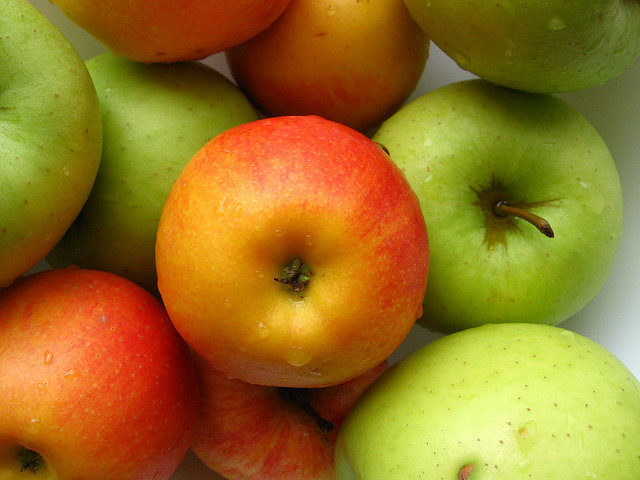
%> input picture ColorDeficiency_matlab/apples.jpg, 640 x 480 px
$ octave bvd_dichromacySimulation.m   (GNU Octave 9; MATLAB toolbox functions it lacks are replaced by stand-ins)
%> lines starting %> are read from the running program, lines starting %| are printed output that depends on the picture
clear all;
close all;
%%% author: Saba Imran

%% constants used for LMS - RGB conversions and read image

RGBtoLMS = [[17.8824,43.5161,4.1193]
            [3.4557,27.1554,3.8671]
            [0.02996,0.18431,1.4670]];

LMStoRGB = inv(RGBtoLMS);
% LMS constants from Intellignet Modification for daltonization process of
% digitized paintings

img_name = 'apples';

rgb_img = im2double(imread(strcat(img_name, '.jpg')));
% disp(rgb_img);

%% need to do LT on each RGB pixel to get Q stimulus

Q = zeros(size(rgb_img));
% long wavelength
Q(:,:,1) = rgb_img(:,:,1)*RGBtoLMS(1,1)+rgb_img(:,:,2)*RGBtoLMS(1,2)+rgb_img(:,:,3)*RGBtoLMS(1,3);
% medium
Q(:,:,2) = rgb_img(:,:,1)*RGBtoLMS(2,1)+rgb_img(:,:,2)*RGBtoLMS(2,2)+rgb_img(:,:,3)*RGBtoLMS(2,3);
% short
Q(:,:,3) = rgb_img(:,:,1)*RGBtoLMS(3,1)+rgb_img(:,:,2)*RGBtoLMS(3,2)+rgb_img(:,:,3)*RGBtoLMS(3,3);

%% for protanopes (missing L) from Intellignet Modification for daltonization process of digitized paintings
PROT = [[0,2.02344,-2.5281]
        [0,1,0]
        [0,0,1]];
QP = zeros(size(rgb_img));

%find new stimulus for protanope
%long
QP(:,:,1) = Q(:,:,1)*PROT(1,1)+Q(:,:,2)*PROT(1,2)+Q(:,:,3)*PROT(1,3);
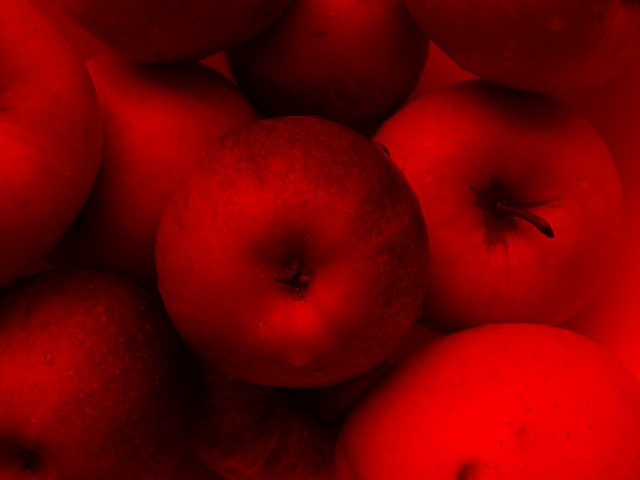
%> QP: size 480x640x3 double; mean R, G, B 29.2, 0, 0; drawn with min black and max white
% medium
QP(:,:,2) = Q(:,:,1)*PROT(2,1)+Q(:,:,2)*PROT(2,2)+Q(:,:,3)*PROT(2,3);
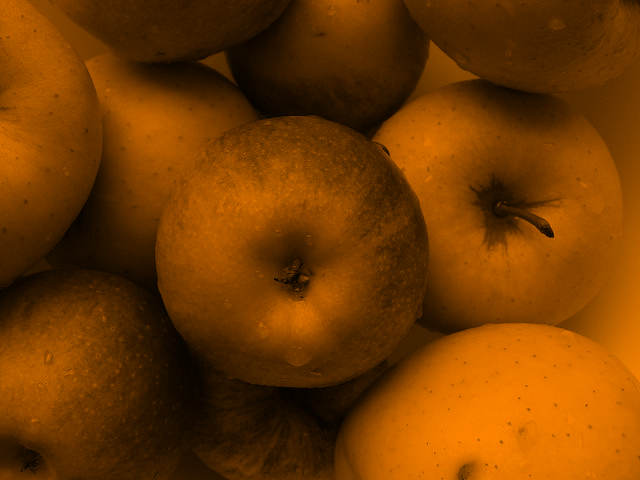
%> QP: size 480x640x3 double; mean R, G, B 29.2, 14.8, 0; drawn with min black and max white
% short
QP(:,:,3) = Q(:,:,1)*PROT(3,1)+Q(:,:,2)*PROT(3,2)+Q(:,:,3)*PROT(3,3);

%find corresponding RGB value
RGBP = zeros(size(rgb_img));
%long
RGBP(:,:,1) = QP(:,:,1)*LMStoRGB(1,1)+QP(:,:,2)*LMStoRGB(1,2)+QP(:,:,3)*LMStoRGB(1,3);
% medium
RGBP(:,:,2) = QP(:,:,1)*LMStoRGB(2,1)+QP(:,:,2)*LMStoRGB(2,2)+QP(:,:,3)*LMStoRGB(2,3);
% short
RGBP(:,:,3) = QP(:,:,1)*LMStoRGB(3,1)+QP(:,:,2)*LMStoRGB(3,2)+QP(:,:,3)*LMStoRGB(3,3);


%% check protanope
figure
subplot 211
imshow(rgb_img)
subplot 212
imshow(RGBP)
imwrite(im2uint8(RGBP), strcat(img_name, '_protanope.jpg'))

%% for deuteranopes (missing M) from Review of Color Blindness Removal Methods using Image Processing
DEUT = [[1,0,0]
        [0.494207,0,1.24827]
        [0,0,1]];
QD = zeros(size(rgb_img));

%find new stimulus for deut
%long
QD(:,:,1) = Q(:,:,1)*DEUT(1,1)+Q(:,:,2)*DEUT(1,2)+Q(:,:,3)*DEUT(1,3);
% medium
QD(:,:,2) = Q(:,:,1)*DEUT(2,1)+Q(:,:,2)*DEUT(2,2)+Q(:,:,3)*DEUT(2,3);
% short
QD(:,:,3) = Q(:,:,1)*DEUT(3,1)+Q(:,:,2)*DEUT(3,2)+Q(:,:,3)*DEUT(3,3);

%find corresponding RGB value
RGBD = zeros(size(rgb_img));
%long
RGBD(:,:,1) = QD(:,:,1)*LMStoRGB(1,1)+QD(:,:,2)*LMStoRGB(1,2)+QD(:,:,3)*LMStoRGB(1,3);
% medium
RGBD(:,:,2) = QD(:,:,1)*LMStoRGB(2,1)+QD(:,:,2)*LMStoRGB(2,2)+QD(:,:,3)*LMStoRGB(2,3);
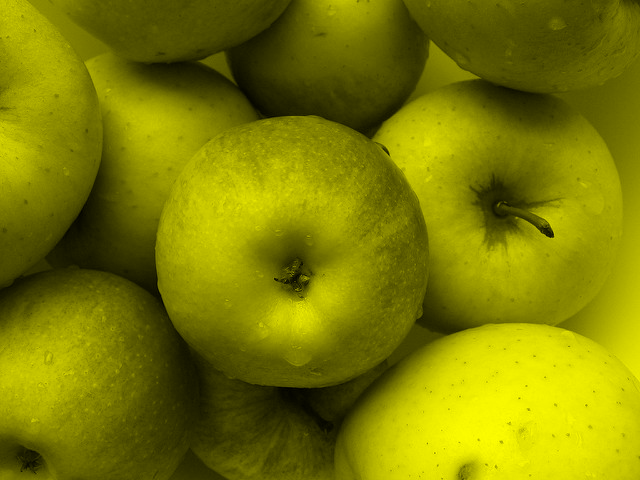
%> RGBD: size 480x640x3 double; mean R, G, B 0.492, 0.492, 0
% short
RGBD(:,:,3) = QD(:,:,1)*LMStoRGB(3,1)+QD(:,:,2)*LMStoRGB(3,2)+QD(:,:,3)*LMStoRGB(3,3);
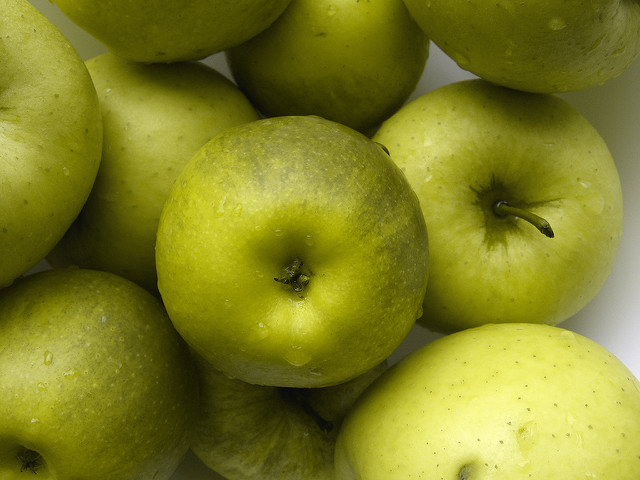
%> RGBD: size 480x640x3 double; mean R, G, B 0.492, 0.492, 0.131; drawn with min black and max white


%% check deuteranope
figure
subplot 211
imshow(rgb_img)
subplot 212
imshow(RGBD)
imwrite(im2uint8(RGBD), strcat(img_name, '_deuteranope.jpg'))


%% for tritanopes (missing S) from Review of Color Blindness Removal Methods using Image Processing
TRIT = [[1,0,0]
        [0,1,0]
        [-0.012245,0.072035,0]];
QT = zeros(size(rgb_img));

%find new stimulus for deut
%long
QT(:,:,1) = Q(:,:,1)*TRIT(1,1)+Q(:,:,2)*TRIT(1,2)+Q(:,:,3)*TRIT(1,3);
% medium
QT(:,:,2) = Q(:,:,1)*TRIT(2,1)+Q(:,:,2)*TRIT(2,2)+Q(:,:,3)*DEUT(2,3);
% short
QT(:,:,3) = Q(:,:,1)*TRIT(3,1)+Q(:,:,2)*TRIT(3,2)+Q(:,:,3)*TRIT(3,3);

%find corresponding RGB value
RGBT = zeros(size(rgb_img));
%long
RGBT(:,:,1) = QT(:,:,1)*LMStoRGB(1,1)+QT(:,:,2)*LMStoRGB(1,2)+QT(:,:,3)*LMStoRGB(1,3);
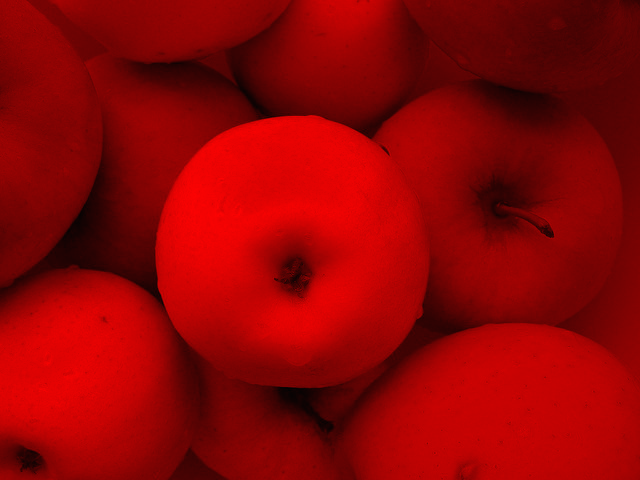
%> RGBT: size 480x640x3 double; mean R, G, B 0.592, 0, 0; drawn with min black and max white
% medium
RGBT(:,:,2) = QT(:,:,1)*LMStoRGB(2,1)+QT(:,:,2)*LMStoRGB(2,2)+QT(:,:,3)*LMStoRGB(2,3);
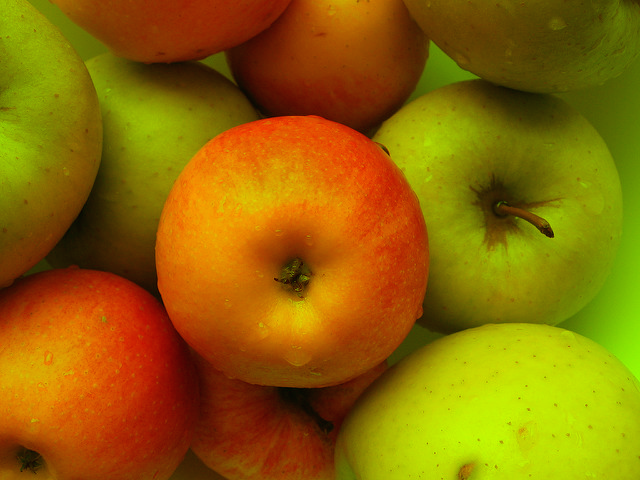
%> RGBT: size 480x640x3 double; mean R, G, B 0.592, 0.425, 0; drawn with min black and max white
% short
RGBT(:,:,3) = QT(:,:,1)*LMStoRGB(3,1)+QT(:,:,2)*LMStoRGB(3,2)+QT(:,:,3)*LMStoRGB(3,3);
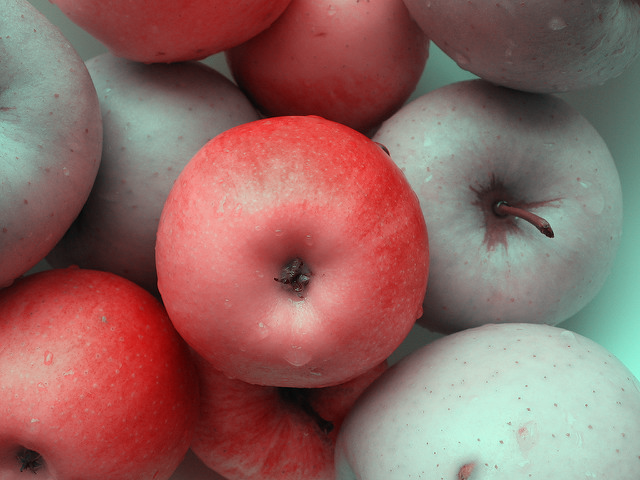
%> RGBT: size 480x640x3 double; mean R, G, B 0.592, 0.425, 0.404; drawn with min black and max white


%% check deuteranope
figure
subplot 211
imshow(rgb_img)
subplot 212
imshow(RGBT)
imwrite(im2uint8(RGBT), strcat(img_name, '_tritanope.jpg'))


%% find the modified stimulus Q'

%find LMS values for D65 daylight standard illuminance
XYZ = [0.95047; 1.0000; 1.08883];

D65 = [[0.4002,0.7076,-0.808]
       [-0.2263,1.1654,0.0457]
       [0,0,0.9182]];

% equal energy white illuminant (possibly)
D65LMS = D65 * XYZ;

$ run again, with ColorDeficiency_matlab/fruits.jpg copied over ColorDeficiency_matlab/apples.jpg
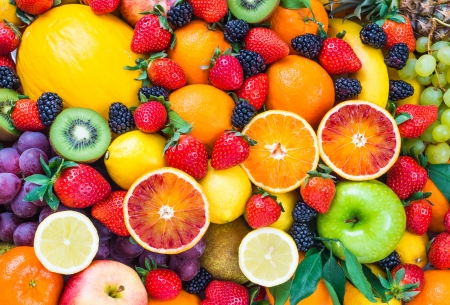
%> input picture ColorDeficiency_matlab/fruits.jpg, 450 x 305 px
%> `RGBD(:,:,3) = QD(:,:,1)*LMStoRGB(3,1)+QD(:,:,2)*LMStoRGB(3,2)+QD(:,:,3..`:
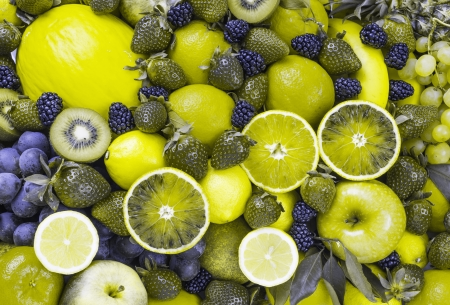
%> RGBD: size 305x450x3 double; mean R, G, B 0.548, 0.548, 0.232; drawn with min black and max white
%> `RGBT(:,:,3) = QT(:,:,1)*LMStoRGB(3,1)+QT(:,:,2)*LMStoRGB(3,2)+QT(:,:,3..`:
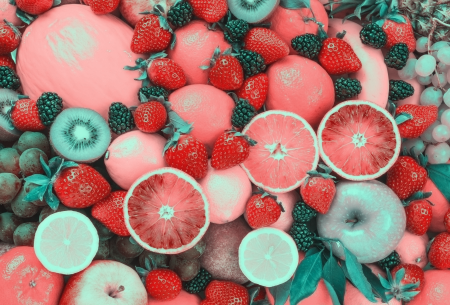
%> RGBT: size 305x450x3 double; mean R, G, B 0.672, 0.477, 0.444; drawn with min black and max white
